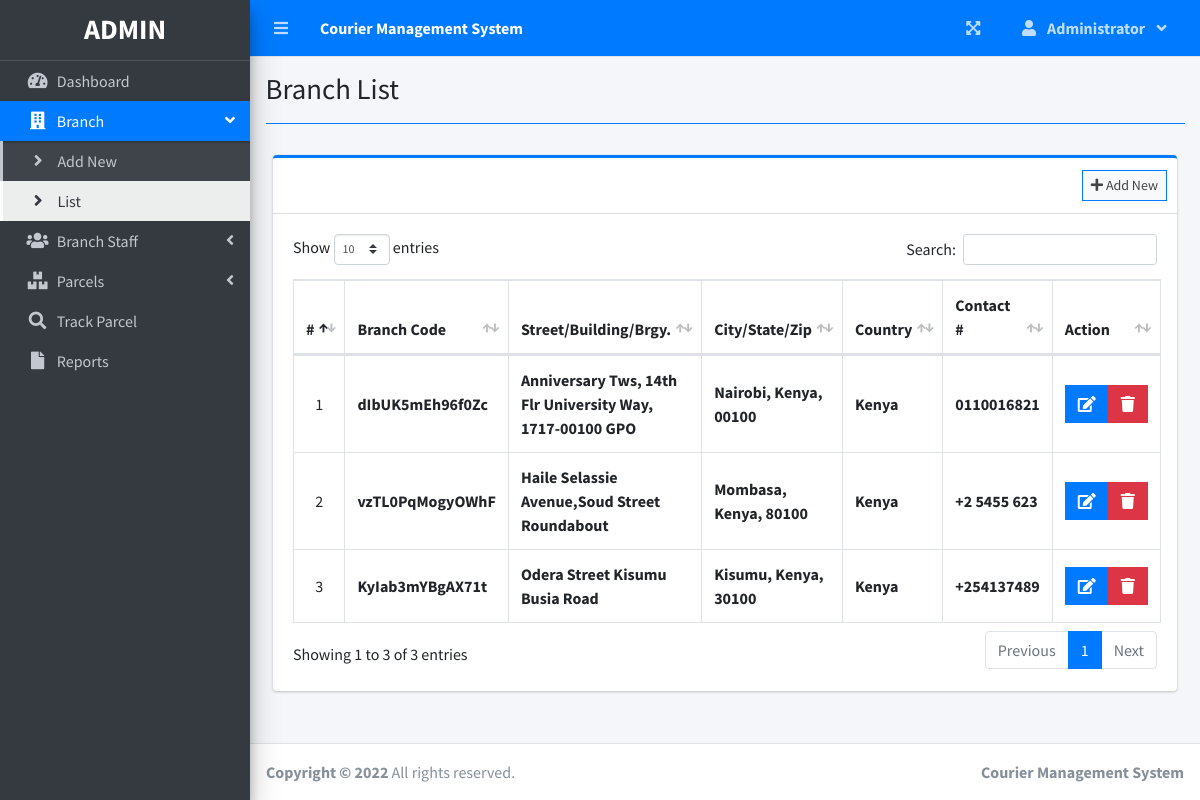
The page /index.php?page=branch_list (signed in) on the database its author committed.
### tables this page shows
CREATE TABLE `branches` (
  `id` int(30) NOT NULL,
  `branch_code` varchar(50) NOT NULL,
  `street` text NOT NULL,
  `city` text NOT NULL,
  `state` text NOT NULL,
  `zip_code` varchar(50) NOT NULL,
  `country` text NOT NULL,
  `contact` varchar(100) NOT NULL,
  `date_created` datetime NOT NULL DEFAULT current_timestamp()
);

### branch_list.php (the view, shortened to what this page needs)
<?php include'db_connect.php' ?>
<div class="col-lg-12">
	<div class="card card-outline card-primary">
		<div class="card-header">
			<div class="card-tools">
				<a class="btn btn-block btn-sm btn-default btn-flat border-primary " href="./index.php?page=new_branch"><i class="fa fa-plus"></i> Add New</a>
			</div>
		</div>
		<div class="card-body">
			<table class="table tabe-hover table-bordered" id="list">
				<!-- <colgroup>
					<col width="5%">
					<col width="15%">
					<col width="25%">
					<col width="25%">
					<col width="15%">
				</colgroup> -->
				<thead>
					<tr>
						<th class="text-center">#</th>
						<th>Branch Code</th>
						<th>Street/Building/Brgy.</th>
						<th>City/State/Zip</th>
						<th>Country</th>
						<th>Contact #</th>
						<th>Action</th>
					</tr>
				</thead>
				<tbody>
					<?php
					$i = 1;
					$qry = $conn->query("SELECT * FROM branches order by street asc,city asc, state asc ");
					while($row= $qry->fetch_assoc()):
					?>
					<tr>
						<td class="text-center"><?php echo $i++ ?></td>
						<td class=""><b><?php echo $row['branch_code'] ?></b></td>
						<td><b><?php echo ucwords($row['street']) ?></b></td>
						<td><b><?php echo ucwords($row['city'].', '.$row['state'].', '.$row['zip_code']) ?></b></td>
						<td><b><?php echo ucwords($row['country']) ?></b></td>
						<td><b><?php echo $row['contact'] ?></b></td>
						<td class="text-center">
		                    <div class="btn-group">
		                        <a href="index.php?page=edit_branch&id=<?php echo $row['id'] ?>" class="btn btn-primary btn-flat ">
		                          <i class="fas fa-edit"></i>
		                        </a>
		                        <button type="button" class="btn btn-danger btn-flat delete_branch" data-id="<?php echo $row['id'] ?>">
		                          <i class="fas fa-trash"></i>
		                        </button>
	                      </div>
						</td>
					</tr>
				<?php endwhile; ?>
				</tbody>
			</table>
		</div>
	</div>
</div>

### branch_list.php (style rules this page uses)
table td { vertical-align: middle !important; }

### rows shown on the page
branches: branch_code "dIbUK5mEh96f0Zc", street "Anniversary Tws, 14th Flr University Way, 1717-00100 GPO", city+state+zip_code "Nairobi, Kenya, 00100", country "Kenya", contact "0110016821"
branches: branch_code "vzTL0PqMogyOWhF", street "Haile Selassie Avenue,Soud Street Roundabout", city+state+zip_code "Mombasa, Kenya, 80100", country "Kenya", contact "+2 5455 623"
branches: branch_code "KyIab3mYBgAX71t", street "Odera Street Kisumu Busia Road", city+state+zip_code "Kisumu, Kenya, 30100", country "Kenya", contact "+254137489"

### other values the page prints
$_SESSION['system']['name'] "Courier Management System"
$_SESSION['login_firstname'] "Administrator"
$title "Branch List"
